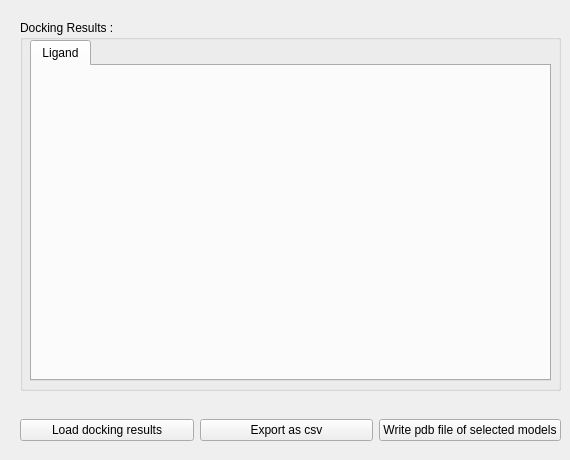
   <widget class="QWidget" name="tab_5">
    <attribute name="title">
     <string>D Results</string>
    </attribute>
    <widget class="QGroupBox" name="groupBox_11">
     <property name="geometry">
      <rect>
       <x>20</x>
       <y>20</y>
       <width>541</width>
       <height>371</height>
      </rect>
     </property>
     <property name="title">
      <string>Docking Results :</string>
     </property>
     <widget class="QTabWidget" name="tabWidget_2">
      <property name="enabled">
       <bool>true</bool>
      </property>
      <property name="geometry">
       <rect>
        <x>10</x>
        <y>20</y>
        <width>521</width>
        <height>341</height>
       </rect>
      </property>
      <property name="currentIndex">
       <number>0</number>
      </property>
      <widget class="QWidget" name="tab_1">
       <attribute name="title">
        <string>Ligand</string>
       </attribute>
      </widget>
     </widget>
    </widget>
    <widget class="QWidget" name="horizontalLayoutWidget_2">
     <property name="geometry">
      <rect>
       <x>20</x>
       <y>410</y>
       <width>541</width>
       <height>41</height>
      </rect>
     </property>
     <layout class="QHBoxLayout" name="horizontalLayout_2">
      <item>
       <widget class="QPushButton" name="pushButton_17">
        <property name="text">
         <string>Load docking results</string>
        </property>
       </widget>
      </item>
      <item>
       <widget class="QPushButton" name="pushButton_19">
        <property name="text">
         <string>Export as csv</string>
        </property>
       </widget>
      </item>
      <item>
       <widget class="QPushButton" name="pushButton_18">
        <property name="text">
         <string>Write pdb file of selected models</string>
        </property>
       </widget>
      </item>
     </layout>
    </widget>
   </widget>
